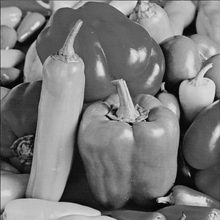
%> input picture Sample Images/Peppers.tif, 220 x 220 px, shrunk from 512 x 512 before the run
$ octave Code.m   (GNU Octave 9; MATLAB toolbox functions it lacks are replaced by stand-ins)
%> lines starting %> are read from the running program, lines starting %| are printed output that depends on the picture
clc;clear all;close all;


kernelSize = 3; %dont change this
image = imread("Peppers.tif");
%> image is the input picture: size 220x220 uint8; min 0, max 236, mean 120.3
I = im2double(image);
paddingI = zeros(size(I,1) + 2, size(I,2) + 2);
paddingI(2:size(paddingI,1) -1,2: size(paddingI,2) -1) = I;
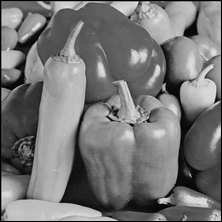
%> paddingI: size 222x222 double; min 0, max 0.925, mean 0.463

P = zeros(10,2);
sum_med = 0; sum_s = 0;
noisePercentage = 0.10;

for i = 1 : 10
    if i == 10
        P(i,1) = sum_med / 9;
        P(i,2) = sum_s / 9;
        break
    end
    J = imnoise(I,'salt & pepper',noisePercentage);
    paddingI(2:size(paddingI,1) -1,2: size(paddingI,2) -1) = J;
    medianFilteredImage = medfilt2(J, [kernelSize kernelSize]);
    for k = 2: size(paddingI,1) - 1
        for j = 2: size(paddingI,2)- 1
            if paddingI(k,j) == 0 || paddingI(k,j) == 1
                temp_vec = [];
                for a = k-1:k+1
                    for b = j-1:j+1
                        if paddingI(a,b) ~= 0 && paddingI(a,b) ~= 1
                            temp_vec = [paddingI(a,b) temp_vec];
                        end
                    end
                end
                if ~isempty(temp_vec)
                    temp_vec = sort(temp_vec);
                    paddingI(k,j) = temp_vec(floor(length(temp_vec)/2)+1);
                end
            end
        end
    end

    %figure;imshow(J);figure;imshow(paddingI);
    P(i,1) = psnr(medianFilteredImage,I);
    P(i,2) = psnr(paddingI(2:size(paddingI,1) -1,2: size(paddingI,2) -1),I);
    sum_med = sum_med + P(i,1);
    sum_s = sum_s + P(i,2);
    noisePercentage = noisePercentage + 0.10;
end
%> this loop made 10 passes
%> (sum_med, sum_s) on passes 1 to 9: (29.87, 37.69), (56.38, 71.98), (78.41, 103.3), (96.51, 132.3), (111.1, 159.3), (123.3, 184.3), (133.1, 206.7), (141.1, 226), (147.7, 238.5)
%> pass 1, `J = imnoise(I,'salt & pepper',noisePercentage);`:
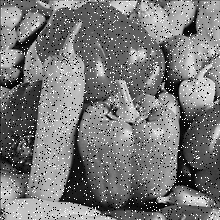
%> J: size 220x220 double; min 0, max 1, mean 0.474
%> pass 1, `medianFilteredImage = medfilt2(J, [kernelSize kernelSize]);`:
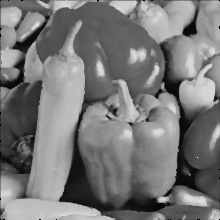
%> medianFilteredImage: size 220x220 double; min 0, max 1, mean 0.471
%> pass 2, `J = imnoise(I,'salt & pepper',noisePercentage);`:
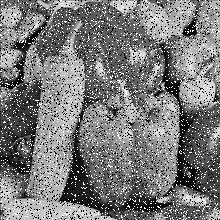
%> J: size 220x220 double; min 0, max 1, mean 0.478
%> pass 2, `medianFilteredImage = medfilt2(J, [kernelSize kernelSize]);`:
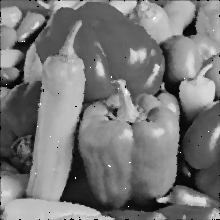
%> medianFilteredImage: size 220x220 double; min 0, max 1, mean 0.47
%> after the loop:
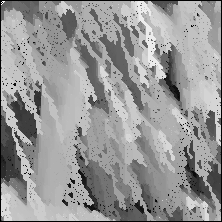
%> paddingI: size 222x222 double; min 0, max 1, mean 0.593
%> after the loop, P = [29.87 37.69; 26.51 34.29; 22.03 31.35; 18.1 28.99; 14.63 27; 12.16 24.98; 9.78 22.4; 8.01 19.26; 6.57 12.54; 16.41 26.5]; noisePercentage = 1; temp_vec = [0.737 0.741 0.741 0.741 0.741]
